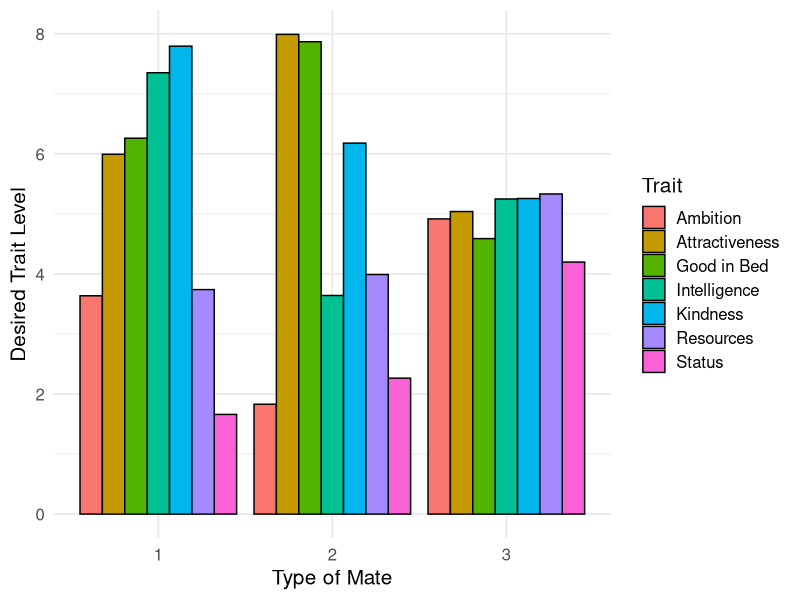
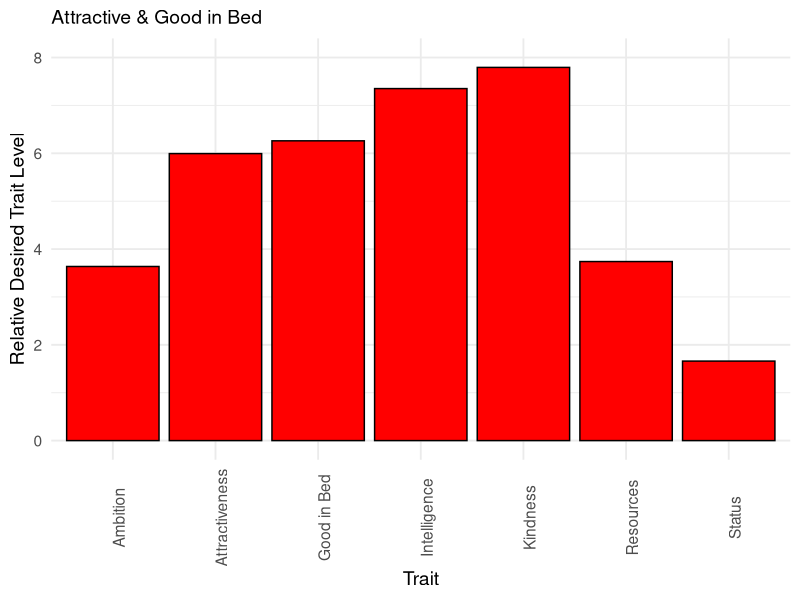
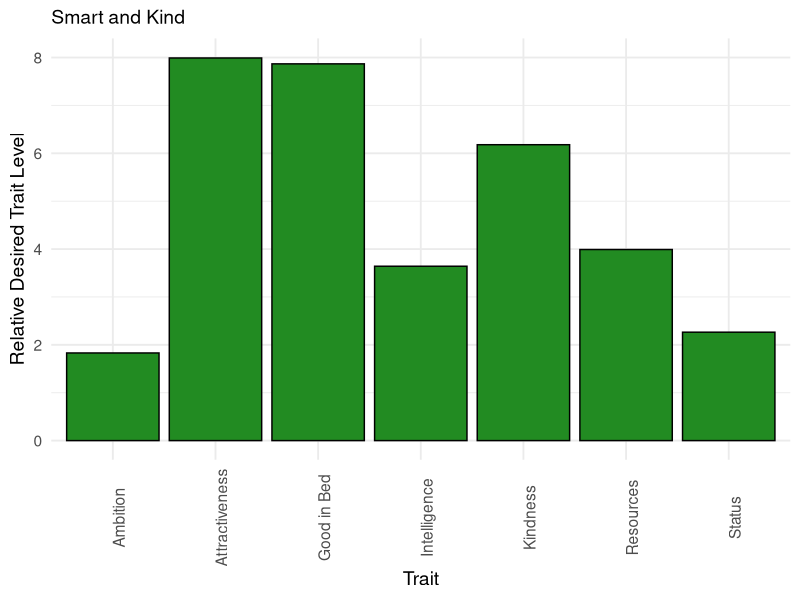
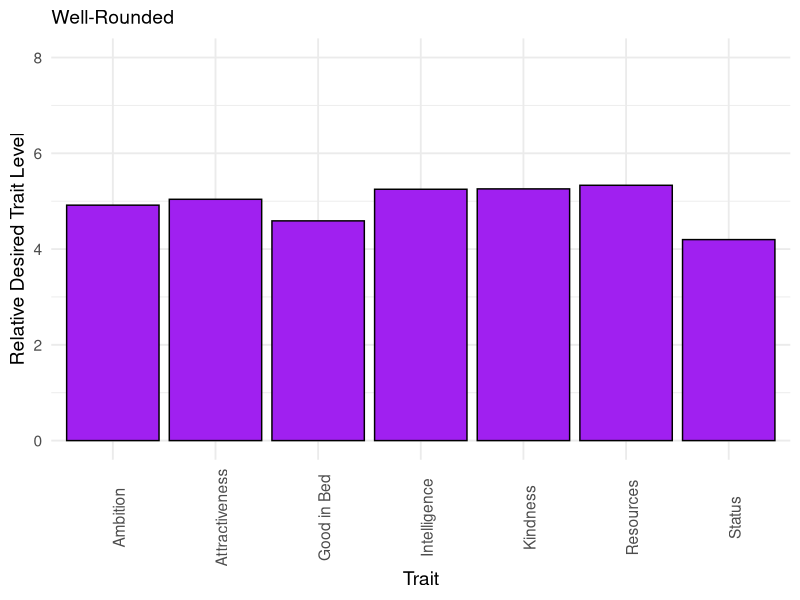
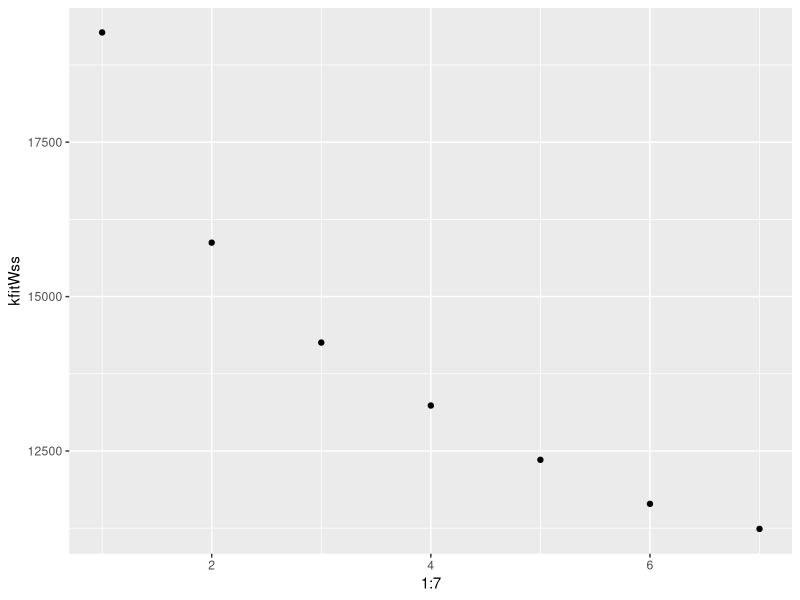

These charts were generated, in order, by the following R code: (Note: this script raises an error after producing the figures.)
#############Polyamorous Mate Preferences -- Budget Allocation: Analysis Script #################
####Ashley J Coventry, Tamsin German, Dan Conroy-Beam########



###load packages 
library(psych) #for scree plot
library(ggplot2) #For generating other plots
library(data.table) #for reshaping data
library(stringr) #for permutation analy data reorganizing

###set seed###
set.seed(112822)


###load data###
data <- read.csv("Human Data/Processed Data/Processed Data20230108 181609.csv")


#Remove NAs ###
#necessary when merging back into the original data frame because kfits is omitting NAs. 

nacheck <- apply(data[,14:27], 1, function(x) sum(is.na(x))>0)
data<- data[!nacheck,]


#excluding people who don't identify as either men or women

data<-data[data$gender<3,]
data <- data[data$orange_gender <3,]
data <- data[data$blue_gender <3,]

#recoding gender to be 0 and 1 (move to processing script)
data$gender <- ifelse(data$gender == 1, 0, 1)


###reshape data wide --> long and only keep columns relevant for kmeans

#melt function to have two rows (1 for orange, 1 for blue) with each trait rating

longData<-melt(as.data.table(data),id.vars=c("PIN","gender","age"),
               measure.vars=list(c(30,28),
                                 c(14,21),
                                 c(15,22),
                                 c(16,23),
                                 c(17,24),
                                 c(18,25),
                                 c(19,26),
                                 c(20,27)))


#Relabel columns

colnames(longData)[4:12]<-c("partner","idealGender","amb","attract",
                            "intel","sexy","kind",
                            "stat","finPros")


#Relabel partner type values
longData$partner<-as.factor(ifelse(longData$partner==1,"idealBlue","idealOrange"))





###K-Means Cluster Analysis###


#extract kmeans wSs
kfitWss<-sapply(1:7,function(x) kmeans(longData[,6:12],x)$tot.withinss)

#scree plot
screePlot<-qplot(1:7,kfitWss)


##compute differences in within ss across k for k-means clustering
wssDiffs<-diff(kfitWss)


##Add this classification to the original dataframe

kFit<-kmeans(longData[,6:12],3)
longData$kFitab <- kFit$cluster


##Create vectors of preference means for each cluster (without age)
clustCenters<-kFit$centers

##Look at gender breakdown by cluster
clustGender<-table(longData$gender,longData$kFitab)

##compute variance between trait ratings for each cluster
#to see if maybe one cluster is more well rounded than others
clustVars<-apply(clustCenters,1,var)




###Compute same or diff variable for ideal orange v ideal blue
#do people want both of their ideal partners in the same cluster or in different ones? 

##Transfer partner clusters back to data (since "data" is wide)
data$blueClust<-longData$kFitab[longData$partner=="idealBlue"]
data$orangeClust<-longData$kFitab[longData$partner=="idealOrange"]

##Determine for each participant whether their orange and blue partners are in the same cluster
#same = 1, diff = 0
data$sameOrDiff<-apply(data[,133:134],1,function(x)
  sum(duplicated(x))
)

##get sameOrDiff as function of gender
genderDiff<-table(data$sameOrDiff,data$gender)


##Computing average differentness
avgDiff <- mean(data$sameOrDiff)

###create variable listing cluster of each partner 

data$kFitab<-apply(data[,133:134],1,function(x) paste0(sort(as.numeric(x)),collapse=","))


### CHI SQUARE -- some use Fisher's exact test since some clusters are rare###

#are men and women are choosing combos of partner orange and blue at diff rates?

chisqGender<-chisq.test(table(data$gender,data$kFitab))
#fisherGender <- fisher.test(table(data$gender, data$kFitab))
  #get error with Fisher's test and chi square

##do preferences for partner orange predict preferences for partner blue?
chisqClust<-chisq.test(table(data$blueClust, data$orangeClust)) 
#fisherClust <- fisher.test(table(data$blueClust, data$orangeClust))

##raw numbers in each cluster combo by gender
clustComboGender<-table(data$blueClust,data$orangeClust,data$gender)



### Permuation Analysis ###


##create a vector to store null distribution averages
nullDistAvg <- rep(0,100000)

##for loop to generate data of null dist 
for(a in 1:100000){
  
  aNull<-sample(data$blueClust)
  bNull<-sample(data$orangeClust)
  
  #Compute sameordiff
  sodNull<-ifelse(aNull==bNull, 0, 1)
  
  #Compute and saving average differentness
  nullDistAvg[a]<-mean(sodNull)
  
}



##see whether we are in extremes of null dist (compare output to our avgdiff)

nullDistHigh<-quantile(nullDistAvg[1:100000],c(0.975)) 
nullDistLow<-quantile(nullDistAvg[1:100000],c(0.025)) 


#Compute p-value comparing observed sameordiff to null distribution
pValueDiff <- sum(nullDistAvg < avgDiff) /100000  


###How many ideal partners are in each cluster?

##for people who wanted both partners in same cluster
sameClust <- table(data$blueClust[data$sameOrDiff == 0]) 

##for people who wanted partners in different clusters
#don't need to run separately for clusters A and B bc made order arbitrary
diffClust <- table(data$blueClust[data$sameOrDiff ==1])  


###More Chi Squares: proportion of participants with at least 1 partner in specific clusters 

##Create blank columns in data
data$clust1 <- NA #for cluster 1
data$clust2<- NA #for cluster 2
data$clust3 <- NA #for cluster 3


##for loop to fill columns
for(i in 1:NROW(data)){
  ifelse(data$orangeClust[i] == 1 | data$blueClust[i] == 1, data$clust1[i]<-1, data$clust1[i]<-0)
  
}

for(i in 1:NROW(data)){
  ifelse(data$orangeClust[i] == 2 | data$blueClust[i] == 2, data$clust2[i]<-1, data$clust2[i]<-0)
  
}

for(i in 1:NROW(data)){
  ifelse(data$orangeClust[i] == 3 | data$blueClust[i] == 3, data$clust3[i]<-1, data$clust3[i]<-0)
  
}



chisqClust1 <- chisq.test(table(data$gender, data$clust1))
chisqClust2 <- chisq.test(table(data$gender, data$clust2))
chisqClust3 <- chisq.test(table(data$gender, data$clust3))

###Ideal gender analysis

##fisher test
fisherIdealGender <- fisher.test(table(longData$idealGender, longData$kFitab))
idealGenderClust <- table(longData$idealGender, longData$kFitab)

##logistic regression
#gender and ideal gender as predictors and cluster as outcome





### Plotting ###

##plot bar graph with each trait mean for each 3 clusters (# clusters depends on scree)
#clusters aren't mapping on in the right order! double check centers with graph after running
meanTrait <- c(clustCenters[1,], clustCenters[2,], clustCenters[3,])
mateType <-c(rep("1", 7), rep("2", 7), rep("3", 7))
trait <- c(rep(c("Ambition", "Attractiveness", "Intelligence", "Good in Bed", "Kindness", "Status", "Resources"), 3))  
plotting <- data.frame(meanTrait, mateType, trait)
kFitPlot <- ggplot(data=plotting, aes(x=mateType, y=meanTrait, fill=trait)) +
  geom_bar(stat="identity", color="black", position=position_dodge())+
  theme_minimal(base_size = 15) + xlab("Type of Mate") + ylab("Desired Trait Level") +
  scale_fill_discrete(name = "Trait")


##multipanel figure
#first create individual plot for each cluster

#cluster 1 (title will change based on clusters)
meanTrait1 <- clustCenters[1,]
trait1 <- c("Ambition", "Attractiveness", "Intelligence", "Good in Bed", "Kindness", "Status", "Resources")
plotting1 <- data.frame(meanTrait1, trait1)
plot1 <- ggplot(data=plotting1, aes(x=trait1, y=meanTrait1)) +
  geom_bar(stat="identity", color="black", position=position_dodge(), fill = "red")+
  theme_minimal(base_size = 14) + xlab("Trait") + ylab("Relative Desired Trait Level")  +ylim(0,8) +
  ggtitle("Attractive & Good in Bed") +theme(plot.title = element_text(size = 14), axis.text.x = element_text(angle = 90))

#cluster 2 
meanTrait2 <- clustCenters[2,]
trait2 <- c("Ambition", "Attractiveness", "Intelligence", "Good in Bed", "Kindness", "Status", "Resources")
plotting2 <- data.frame(meanTrait2, trait2)
plot2 <- ggplot(data=plotting2, aes(x=trait2, y=meanTrait2)) +
  geom_bar(stat="identity", color="black", position=position_dodge(), fill = "forestgreen")+ 
  theme_minimal(base_size = 14) + xlab("Trait") + ylab("Relative Desired Trait Level") +ylim(0,8) +
ggtitle("Smart and Kind") +theme(plot.title = element_text(size = 14), axis.text.x = element_text(angle = 90))

#cluster 3 
meanTrait3 <- clustCenters[3,]
trait3 <- c("Ambition", "Attractiveness", "Intelligence", "Good in Bed", "Kindness", "Status", "Resources")
plotting3 <- data.frame(meanTrait3, trait3)
plot3 <- ggplot(data=plotting3, aes(x=trait3, y=meanTrait3)) +
  geom_bar(stat="identity", color="black", position=position_dodge(), fill = "purple")+ 
  theme_minimal(base_size = 14) + xlab("Trait") + ylab("Relative Desired Trait Level") +ylim(0,8) +
ggtitle("Well-Rounded") +theme(plot.title = element_text(size = 14), axis.text.x = element_text(angle = 90))

#combine clusters into one graph
panelPlot<-ggarrange(plot1,plot2,plot3,labels=c("A","B","C"), nrow=1, ncol=3,font.label = list(size = 14, color = "black"))









#######Bisexual Poly Prefs #######

##how many bisexual people are in our sample?
biSamp <- table(data$sex_orient)

##get only bi dataframe
biData <- subset(data, data$sex_orient == 3)

biSampGender <- table(biData$gender) #22 women, 9 men

##get sameOrDiff as function of gender
biGenderDiff<-table(biData$sameOrDiff,biData$gender)


##Computing average differentness
biAvgDiff <- mean(biData$sameOrDiff) ##way higher than reg avg diff

### CHI SQUARE -- some use Fisher's exact test since some clusters are rare###

#are bi men and women are choosing combos of partner orange and blue at diff rates than het folks?

chisqSexOrient <-chisq.test(table(data$sex_orient,data$kFitab)) #error bc size too small
#fisherSexOrient <- fisher.test(table(data$sex_orient, data$kFitab))
#get error with Fisher's test

#are bi men and bi women choosing combos at diff rates

fisherGenderBi <- fisher.test(table(biData$gender, biData$kFitab))



##in bisexual participants, do preferences for partner orange predict preferences for partner blue?
fisherClustBi <- fisher.test(table(biData$blueClust, biData$orangeClust))

##raw numbers in each cluster combo by gender
clustComboGenderBi<-table(biData$blueClust,biData$orangeClust,biData$gender)
